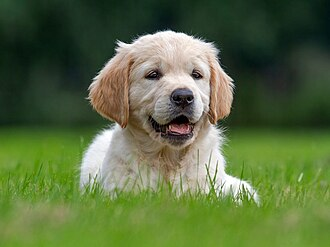
#> input picture images/dog1.jpg, 330 x 247 px
$ jupyter execute exp2cv.ipynb
#> lines starting #> are read from the running program, lines starting #| are printed output that depends on the picture; after the words box and inside, x2 and y2 are one past the last pixel; in counts of white or black regions, pixels touching at a corner belong together
[cell 1]
import cv2

[cell 2]
import matplotlib.pyplot as plt
img = cv2.imread('images/dog1.jpg')
#> img is the input picture: shape (247, 330, 3); mean B, G, R 65.1, 108.2, 89.7
img_rgb = cv2.cvtColor(img, cv2.COLOR_BGR2RGB)

plt.imshow(img_rgb)
plt.axis("off")
plt.show()

[cell 3]
print("Shape:" , img.shape)
#| Shape: (247, 330, 3)
print("Height:" , img.shape[0])
#| Height: 247
print("Width:", img.shape[1])
#| Width: 330
print("Channels:", img.shape[2])
#| Channels: 3
print("Data Type:", img.dtype)
#| Data Type: uint8
print("Size:", img.size)
#| Size: 244530

[cell 4]
b,g,r = cv2.split(img)
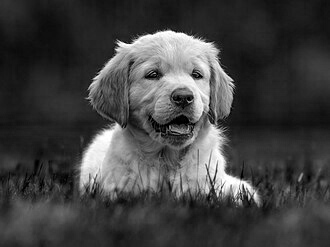
#> b: shape (247, 330); min 0, max 255, mean 65.1
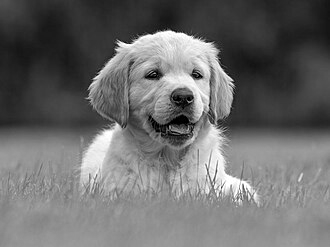
#> g: shape (247, 330); min 0, max 255, mean 108.2

img_rgb = cv2.cvtColor(img, cv2.COLOR_BGR2RGB)

plt.figure(figsize=(12,4))

plt.subplot(1,4,1)
plt.imshow(img_rgb)
plt.title("Original Image")
plt.axis("off")


plt.subplot(1,4,2)
plt.imshow(r,cmap="Reds")
plt.title("Red Layer")
plt.axis("off")


plt.subplot(1,4,3)
plt.imshow(g,cmap="Greens")
plt.title("Green Layer")
plt.axis("off")


plt.subplot(1,4,4)
plt.imshow(b,cmap="Blues")
plt.title("Blue Layer")
plt.axis("off")

[cell 5]
gray = cv2.cvtColor(img , cv2.COLOR_BGR2GRAY)
plt.imshow(gray ,  cmap='gray')
plt.axis("off")
plt.show()

[cell 6]
#Convert to negative using the formula S = (L-1)-r where L-1 is 255
import numpy as np
height, width = gray.shape
#> height = 247; width = 330
negative_img = np.zeros_like(gray)
#loop
for y in range(height):
    for x in range(width):
        negative_img[y, x] = 255 - int(gray[y, x])
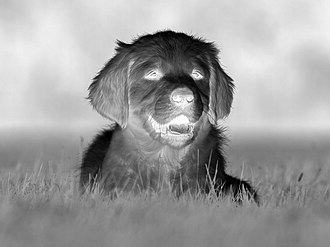
#> negative_img: shape (247, 330); min 0, max 255, mean 157.2


plt.imshow(negative_img, cmap='gray' )
plt.axis("off")
plt.show()

[cell 7]
#Thresholding using if else
import cv2
import numpy as np
import matplotlib.pyplot as plt
threshold_value = 127

height, width = gray.shape
thresh = np.zeros_like(gray)

for y in range(height):
    for x in range(width):
        #checking
        if int(gray[y,x]) > threshold_value:
            thresh[y,x] = 255 #white
        else:
            thresh[y,x] = 0 # black
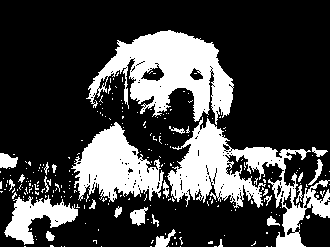
#> thresh: shape (247, 330); 26.3% white; 239 white regions (213 under 20 px), largest, box (x1, y1, x2, y2) and area: (86, 30, 234, 125) 6996, (167, 117, 330, 247) 6667, (71, 122, 164, 202) 4011

plt.figure(figsize=(10,4))

plt.subplot(1, 2, 2)
plt.imshow(thresh, cmap="gray")
plt.title(f"Threshold image (Threshold = {threshold_value})")
plt.axis("off")

plt.show()

[cell 8]
#Thresholding using if else
import cv2
import numpy as np
import matplotlib.pyplot as plt
threshold_value = 80

height, width = gray.shape
thresh = np.zeros_like(gray)

for y in range(height):
    for x in range(width):
        #checking
        if int(gray[y,x]) > threshold_value:
            thresh[y,x] = 255 #white
        else:
            thresh[y,x] = 0 # black
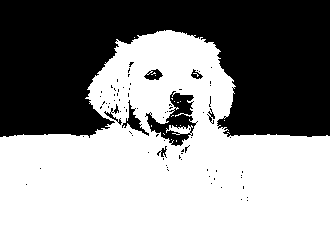
#> thresh: shape (247, 330); 57.9% white; 80 black regions (72 under 20 px), largest, box (x1, y1, x2, y2) and area: (0, 0, 330, 138) 32409, (145, 91, 198, 146) 1146, (122, 100, 149, 136) 243

plt.figure(figsize=(10,4))

plt.subplot(1, 2, 2)
plt.imshow(thresh, cmap="gray")
plt.title(f"Threshold image (Threshold = {threshold_value})")
plt.axis("off")

plt.show()

[cell 9]
#contrast

min_val = np.min(gray)
#> min_val = 0
max_val = np.max(gray)
#> max_val = 255

contrast = ((gray - min_val) / (max_val - min_val) * 255).astype(np.uint8)

plt.figure(figsize=(10,4))

plt.subplot(1,2,1)
plt.imshow(gray, cmap="gray")
plt.title("Original")
plt.axis("off")

plt.subplot(1,2,2)
plt.imshow(contrast, cmap="gray")
plt.title("Contrast Stretching")
plt.axis("off")

plt.show()

[cell 10]
#Contrast Strectching

contrast = cv2.normalize(gray, None, 0, 255, cv2.NORM_MINMAX)

plt.figure(figsize=(10,4))

plt.subplot(1,2,1)
plt.imshow(gray , cmap='gray')
plt.title("Original")
plt.axis("off")

plt.subplot(1,2,2)
plt.imshow(contrast  , cmap='gray')
plt.title("Contrast")
plt.axis("off")

plt.show()

[cell 11]
#Gray level slicimg without backgorund
import numpy as np
import matplotlib.pyplot as plt


lower = 80
upper = 170
height, width = gray.shape


slice_img = np.zeros_like(gray)


for y in range(height):
    for x in range(width):

        if int(gray[y, x]) >= lower and int(gray[y, x]) <= upper:
            slice_img[y, x] = 255
        else:
            slice_img[y, x] = 0
#> slice_img: shape (247, 330); 47.4% white; 90 white regions (83 under 20 px), largest, box (x1, y1, x2, y2) and area: (0, 53, 330, 247) 38012, (183, 63, 205, 80) 121, (208, 41, 221, 59) 47


plt.figure(figsize=(10, 4))

plt.subplot(1, 2, 1)
plt.imshow(gray, cmap='gray')
plt.title("Original")
plt.axis("off")

plt.subplot(1, 2, 2)
plt.imshow(slice_img, cmap='gray')
plt.title("Gray Level Slicing without Background")
plt.axis("off")

plt.show()

[cell 12]
#gray Level Slicing with Background
import numpy as np
import matplotlib.pyplot as plt


lower = 80
upper = 170
height, width = gray.shape


slice_img = np.zeros_like(gray)


for y in range(height):
    for x in range(width):

        if int(gray[y, x]) >= lower and int(gray[y, x]) <= upper:
            slice_img[y, x] = 255
        else:
            slice_img[y, x] = gray[y, x]  #prserve the background
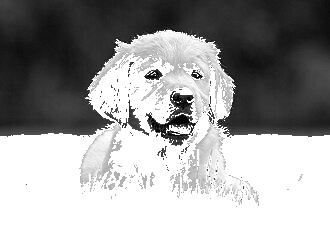
#> slice_img: shape (247, 330); min 0, max 255, mean 160

plt.figure(figsize=(10, 4))

plt.subplot(1, 2, 1)
plt.imshow(gray, cmap='gray')
plt.title("Original")
plt.axis("off")

plt.subplot(1, 2, 2)
plt.imshow(slice_img, cmap='gray')
plt.title("Gray Level Slicing (with background)")
plt.axis("off")

plt.show()

[cell 13]
#Reverse without background
import numpy as np
import matplotlib.pyplot as plt


lower = 80
upper = 170
height, width = gray.shape


slice_img = np.zeros_like(gray)


for y in range(height):
    for x in range(width):

        if int(gray[y, x]) >= lower and int(gray[y, x]) <= upper:
            slice_img[y, x] = 0
        else:
            slice_img[y, x] = 255


plt.figure(figsize=(10, 4))

plt.subplot(1, 2, 1)
plt.imshow(gray, cmap='gray')
plt.title("Original")
plt.axis("off")

plt.subplot(1, 2, 2)
plt.imshow(slice_img, cmap='gray')
plt.title("Gray Level Slicing Reverse without  Background")
plt.axis("off")

plt.show()

[cell 14]
#gray Level Slicing with Background
import numpy as np
import matplotlib.pyplot as plt


lower = 80
upper = 170
height, width = gray.shape


slice_img = np.zeros_like(gray)


for y in range(height):
    for x in range(width):

        if int(gray[y, x]) >= lower and int(gray[y, x]) <= upper:
            slice_img[y, x] = gray[y, x  ]
        else:
            slice_img[y, x] = 255 #prserve the background
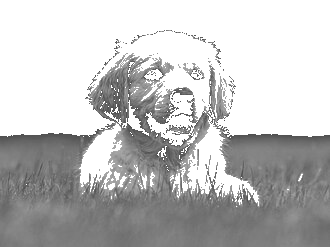
#> slice_img: shape (247, 330); min 80, max 255, mean 192.8

plt.figure(figsize=(10, 4))

plt.subplot(1, 2, 1)
plt.imshow(gray, cmap='gray')
plt.title("Original")
plt.axis("off")

plt.subplot(1, 2, 2)
plt.imshow(slice_img, cmap='gray')
plt.title("Gray Level Slicing Reverse (with background)")
plt.axis("off")

plt.show()

[cell 15]
#Contrast Strecthing

def contrast(img, a, b):
#> called with a = 70, b = 100
    l=0.7
    n = 0.4
    m=2
    contrasted = gray.copy()
    v = l*a
    w= m*(b-a) +v
    for x in range(height):
        for y in range(width):
            r = gray[x,y]
            if gray[x,y] >=0 and gray[x,y]<a:
                contrasted[x,y] = 1*r
            elif r>=a and r<b:
                contrasted[x,y] = m*(r-a)+v
            else:
                contrasted[x,y] = n*(r-b) +w
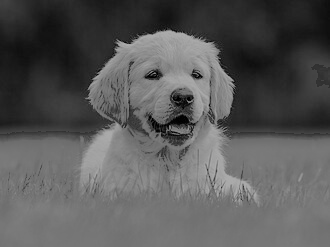
#> contrasted: shape (247, 330); min 0, max 171, mean 88.3
    return contrasted

[cell 16]
contrasted_img = contrast(img, 70,100)
plt.imshow(contrasted_img, cmap='gray')
plt.axis("off")
plt.show()

[cell 17]
plt.figure(figsize=(10, 4))

plt.subplot(1, 2, 1)
plt.imshow(gray, cmap='gray')
plt.title("Original")
plt.axis("off")

plt.subplot(1, 2, 2)
plt.imshow(contrasted_img, cmap='gray')
plt.title("Contrasted image ")
plt.axis("off")

[cell 18]
#Dynamic Range Compression - 2b
import numpy as np

[cell 19]
def dynamic_range_compression(img,c):
#> called with c = 0.2
    compressed = img.copy()
    for i in range(height):
        for j in range(width):
            r = img[i,j]
            compressed[i,j] = c*np.log(1.0 + np.abs(r))
#> compressed: shape (247, 330); values 0 (black) and 1 (white), 15.1% white; 126 white regions (119 under 20 px), largest, box (x1, y1, x2, y2) and area: (87, 30, 234, 125) 5929, (169, 119, 260, 207) 3030, (77, 122, 159, 200) 2941

    return compressed

[cell 20]
compressed1 = dynamic_range_compression(gray,0.2)
plt.imshow(compressed1, cmap='gray')

[cell 21]
compressed2 = dynamic_range_compression(gray,2)
#> call 2 of dynamic_range_compression, with c = 2
#> after the loop in dynamic_range_compression (call 2), `for i in range(height):`:
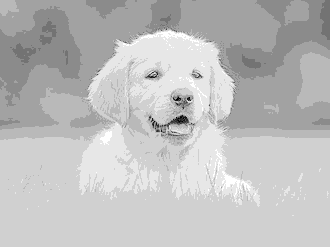
#> compressed: shape (247, 330); min 0, max 11, mean 8.22; drawn with min black and max white
plt.imshow(compressed1, cmap='gray')

[cell 22]
#Gamma Correction
def gamma_correction(img,c,gamma):
#> called with c = 1, gamma = 0.5
    corrected = img.copy()
    for i in range(height):
        for j in range(width):
            r = img[i,j]
            corrected[i,j] = c*r**gamma
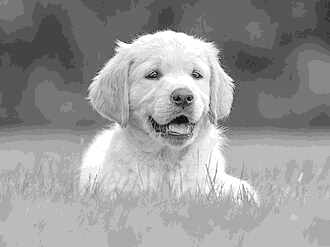
#> corrected: shape (247, 330); min 0, max 15, mean 8.96; drawn with min black and max white

    return corrected

[cell 23]
gamma1 = gamma_correction(gray,1,0.5)
plt.imshow(gamma1, cmap='gray')

[cell 24]
gamma2 = gamma_correction(gray,1,1)
plt.imshow(gamma2, cmap='gray')

[cell 25]
gamma2 = gamma_correction(gray,1,1)

$ run again, with images/dog2.jpg copied over images/dog1.jpg
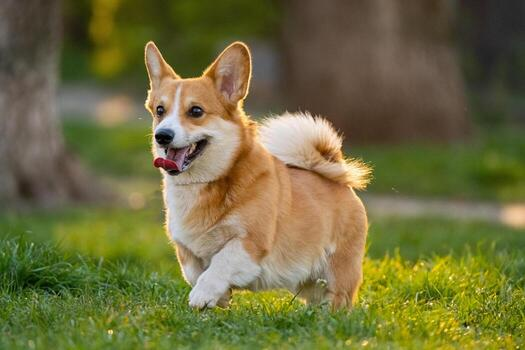
#> input picture images/dog2.jpg, 525 x 350 px
#> img is the input picture: shape (350, 525, 3); mean B, G, R 62.3, 108.9, 112.2
#| Shape: (350, 525, 3)
#| Height: 350
#| Width: 525
#| Channels: 3
#| Data Type: uint8
#| Size: 551250
#> after the loop `for y in range(height):`:
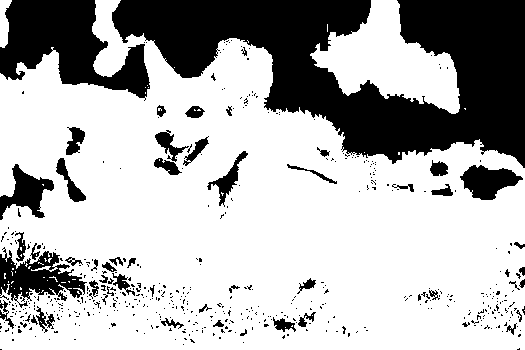
#> thresh: shape (350, 525); 69.8% white; 525 black regions (472 under 20 px), largest, box (x1, y1, x2, y2) and area: (112, 0, 525, 168) 35627, (0, 0, 150, 101) 8087, (0, 247, 87, 308) 2451
#> min_val = 0
#> max_val = 251
#> after the loop in gamma_correction, `for i in range(height):`:
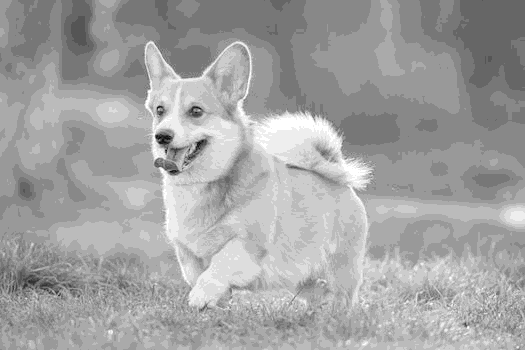
#> corrected: shape (350, 525); min 0, max 15, mean 9.57; drawn with min black and max white
